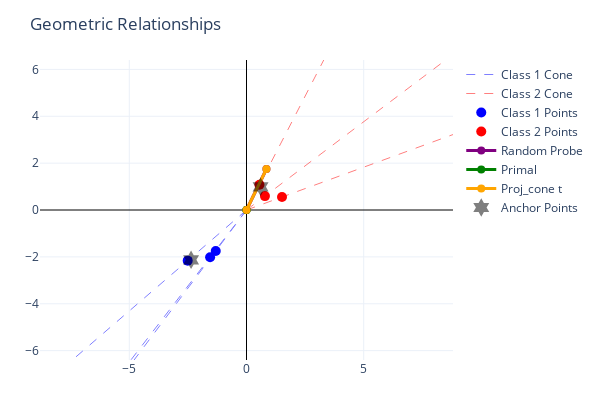
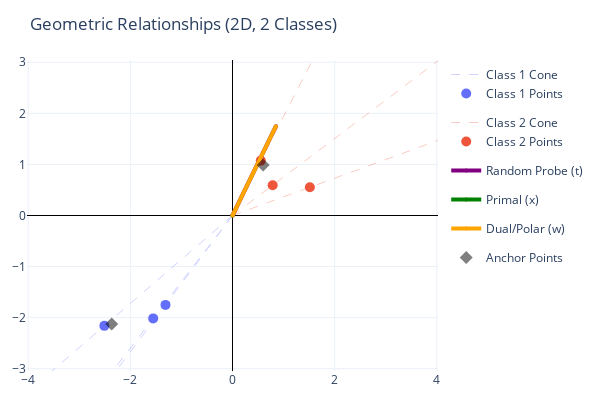

The code cell stored with these charts, in order, in its notebook:
### Code cell
plot_cone_geometry_old(G, M, t_k, primal, w, anchor_points)
plot_cone_geometry(P, G, M, t_k, primal, anchor_points)
# even if lagrange multipliers are small, they will be close to points, since z_dual*G/z_dual

### Figure 1 — Plotly figure (JSON) as saved in the notebook; plotly's stock layout.template omitted (floating-point values rounded to 4 significant figures)
{"data": [{"hoverinfo": "skip", "line": {"color": "blue", "dash": "dash", "width": 1}, "mode": "lines", "name": "Class 1 Cone", "opacity": 0.5, "type": "scatter", "x": [0, -20.99, null, 0, -40.15, null, 0, -24.84, null], "y": [0, -28.01, null, 0, -34.57, null, 0, -32.23, null]}, {"hoverinfo": "skip", "line": {"color": "red", "dash": "dash", "width": 1}, "mode": "lines", "name": "Class 2 Cone", "opacity": 0.5, "type": "scatter", "x": [0, 8.851, null, 0, 24.23, null, 0, 12.59, null], "y": [0, 17.19, null, 0, 8.853, null, 0, 9.478, null]}, {"marker": {"color": "blue", "size": 10}, "mode": "markers", "name": "Class 1 Points", "type": "scatter", "x": [-1.312, -2.509, -1.553], "y": [-1.75, -2.161, -2.014]}, {"marker": {"color": "red", "size": 10}, "mode": "markers", "name": "Class 2 Points", "type": "scatter", "x": [0.5532, 1.515, 0.7867], "y": [1.074, 0.5533, 0.5924]}, {"line": {"color": "purple", "width": 3}, "marker": {"color": "purple", "size": 8}, "mode": "lines+markers", "name": "Random Probe", "type": "scatter", "x": [0, 0.8506], "y": [0, 1.748]}, {"line": {"color": "green", "width": 3}, "marker": {"color": "green", "size": 8}, "mode": "lines+markers", "name": "Primal", "type": "scatter", "x": [0, 2.933e-06], "y": [0, -2.633e-05]}, {"line": {"color": "orange", "width": 3}, "marker": {"color": "orange", "size": 8}, "mode": "lines+markers", "name": "Proj_cone t", "type": "scatter", "x": [0, 0.8506], "y": [0, 1.748]}, {"marker": {"color": "black", "opacity": 0.5, "size": 14, "symbol": "hexagram"}, "mode": "markers", "name": "Anchor Points", "type": "scatter", "x": [-2.365, 0.6002], "y": [-2.126, 0.9898]}], "layout": {"height": 400, "margin": {"b": 40, "l": 40, "r": 40, "t": 60}, "title": {"text": "Geometric Relationships"}, "width": 600, "xaxis": {"range": [-6.4, 6.4], "zeroline": true, "zerolinecolor": "black", "zerolinewidth": 1}, "yaxis": {"range": [-6.4, 6.4], "scaleanchor": "x", "scaleratio": 1, "zeroline": true, "zerolinecolor": "black", "zerolinewidth": 1}}}

### Figure 2 — Plotly figure (JSON) as saved in the notebook; plotly's stock layout.template omitted (floating-point values rounded to 4 significant figures)
{"data": [{"hoverinfo": "skip", "legendgroup": "group0", "line": {"color": "#636EFA", "dash": "dash", "width": 1}, "mode": "lines", "name": "Class 1 Cone", "opacity": 0.3, "type": "scatter", "x": [0.0, -11.84, NaN, 0.0, -22.65, NaN, 0.0, -14.02, NaN], "y": [0.0, -15.8, NaN, 0.0, -19.51, NaN, 0.0, -18.18, NaN]}, {"legendgroup": "group0", "marker": {"color": "#636EFA", "size": 10}, "mode": "markers", "name": "Class 1 Points", "type": "scatter", "x": [-1.312, -2.509, -1.553], "y": [-1.75, -2.161, -2.014]}, {"hoverinfo": "skip", "legendgroup": "group1", "line": {"color": "#EF553B", "dash": "dash", "width": 1}, "mode": "lines", "name": "Class 2 Cone", "opacity": 0.3, "type": "scatter", "x": [0.0, 4.994, NaN, 0.0, 13.67, NaN, 0.0, 7.102, NaN], "y": [0.0, 9.696, NaN, 0.0, 4.995, NaN, 0.0, 5.348, NaN]}, {"legendgroup": "group1", "marker": {"color": "#EF553B", "size": 10}, "mode": "markers", "name": "Class 2 Points", "type": "scatter", "x": [0.5532, 1.515, 0.7867], "y": [1.074, 0.5533, 0.5924]}, {"line": {"color": "purple", "width": 4}, "marker": {"color": "purple", "size": 4}, "mode": "lines+markers", "name": "Random Probe (t)", "type": "scatter", "x": [0.0, 0.8506], "y": [0.0, 1.748]}, {"line": {"color": "green", "width": 4}, "marker": {"color": "green", "size": 4}, "mode": "lines+markers", "name": "Primal (x)", "type": "scatter", "x": [0.0, 2.933e-06], "y": [0.0, -2.633e-05]}, {"line": {"color": "orange", "width": 4}, "marker": {"color": "orange", "size": 4}, "mode": "lines+markers", "name": "Dual/Polar (w)", "type": "scatter", "x": [0.0, 0.8506], "y": [0.0, 1.748]}, {"marker": {"color": "black", "opacity": 0.5, "size": 10, "symbol": "diamond"}, "mode": "markers", "name": "Anchor Points", "type": "scatter", "x": [-2.365, 0.6002], "y": [-2.126, 0.9898]}], "layout": {"height": 400, "margin": {"b": 20, "l": 20, "r": 20, "t": 60}, "title": {"text": "Geometric Relationships (2D, 2 Classes)"}, "width": 600, "xaxis": {"range": [-3.009, 3.009], "zeroline": true, "zerolinecolor": "black", "zerolinewidth": 1}, "yaxis": {"range": [-3.009, 3.009], "scaleanchor": "x", "scaleratio": 1, "zeroline": true, "zerolinecolor": "black", "zerolinewidth": 1}}}
